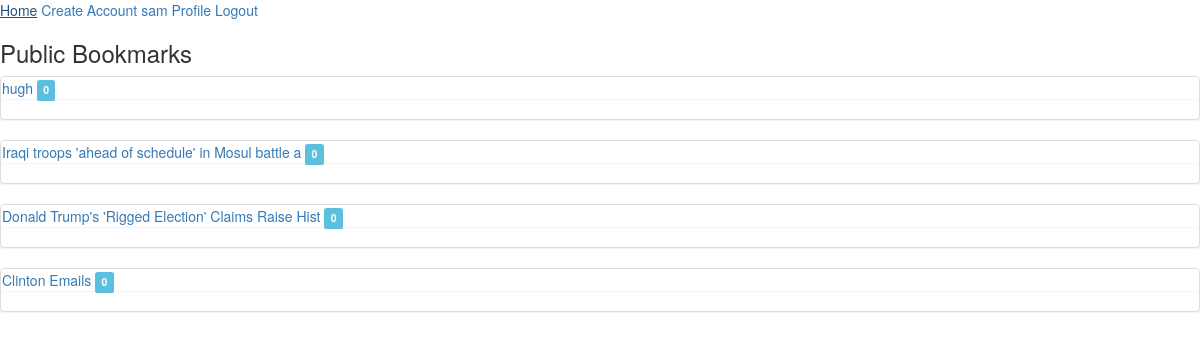
Page / (signed in) on the earlier database version.
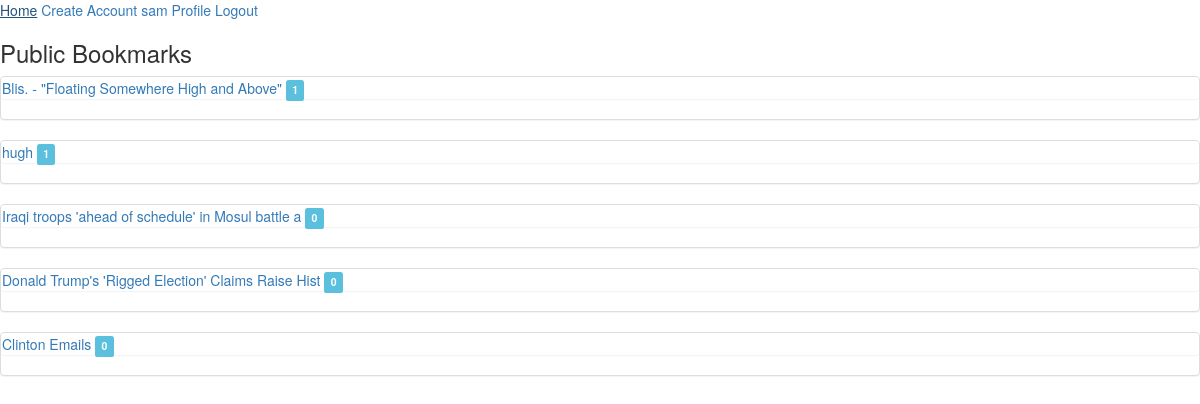
Same page on the later database version.
### app/models.py (models this page shows)
class Bookmark(models.Model):
    full_url = models.URLField()
    title = models.CharField(max_length=50)
    description = models.CharField(max_length=200)
    created = models.DateTimeField(auto_now_add=True)
    user = models.ForeignKey('auth.User')
    is_private = models.BooleanField(default=False)
    def __str__(self):
        return self.title
    def encode(self):
        hashids = Hashids().encode((self.id + 1000000))
        return hashids
    def click_count(self):
        return Click.objects.filter(user=self.user).filter(bookmark=self.id).count()
    class Meta:
        ordering = ("-created", )

### app/views.py (the view)
# urls.py: url(r'^$', BookmarkView.as_view(), name="bookmark_view"),
class BookmarkView(ListView):
    template_name = "index.html"
    model = Bookmark
    def get_queryset(self):
        return Bookmark.objects.filter(is_private=False)

### templates/index.html (shortened to what this page needs)
<!DOCTYPE html>
{% extends 'base.html'%}
{% block content%}
<html>
  <head>
  </head>
  <h3>Public Bookmarks</h3>
<p>
  {% for bookmark in object_list%}
  <div class="panel panel-default">
    <div class="panel body">
    <a href="bookmarks/{{bookmark.encode}}">{{bookmark}}</a>
     <span class="label label-info">  {{ bookmark.click_count }}</span>
    </div>
  </div>
  {% endfor %}
</p>
{% endblock %}

Differences in the rows shown:
added Bookmark: title "Blis. - \"Floating Somewhere High and Above\"", click_count "1"
computed for Bookmark "hugh": click_count "0" → "1"
